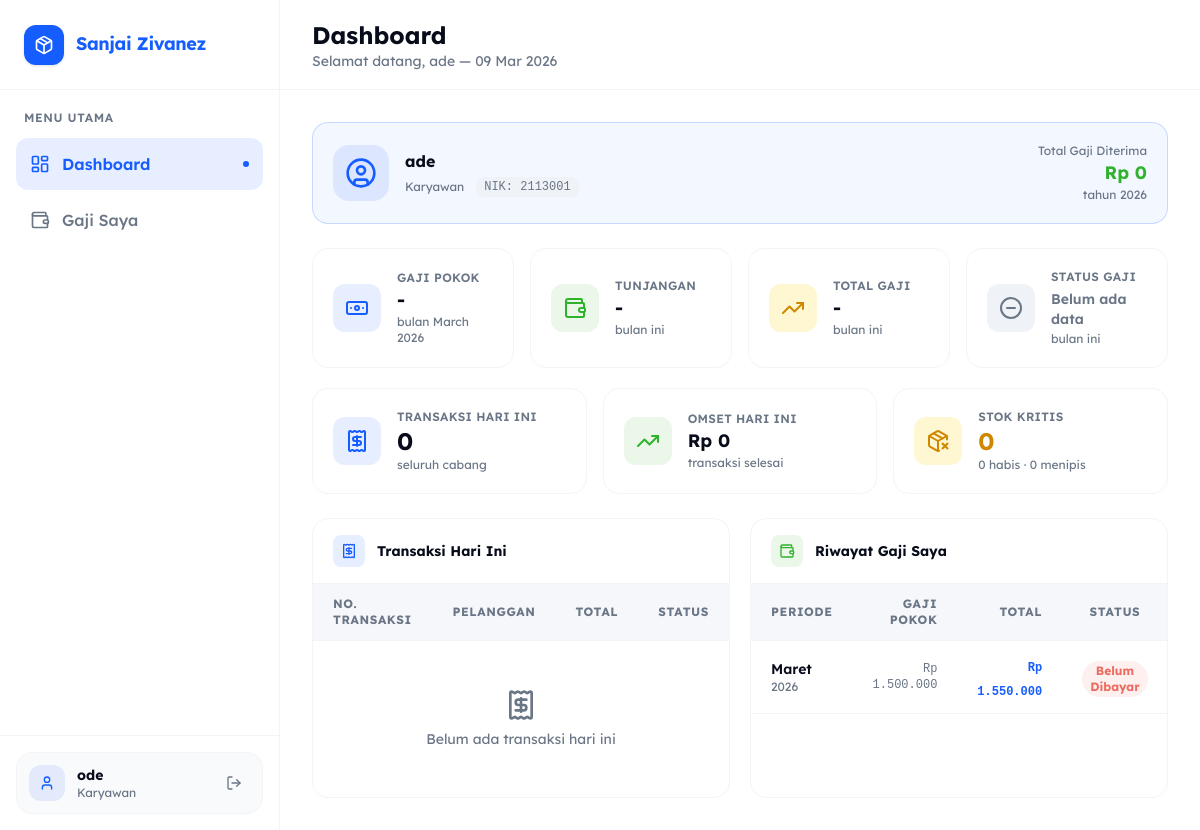
/Karyawan/dashboard.php (signed in), run on the app's committed database.
### tables this page shows
CREATE TABLE `users` (
  `id` int(11) NOT NULL,
  `username` varchar(50) NOT NULL,
  `nama_lengkap` varchar(100) DEFAULT NULL,
  `nik` varchar(20) DEFAULT NULL,
  `jabatan` varchar(100) DEFAULT NULL,
  `cabang_id` int(11) DEFAULT NULL,
  `password` varchar(50) NOT NULL,
  `role` enum('AdminP','AdminC','BG','Karyawan','Pemilik') NOT NULL,
  `created_at` timestamp NULL DEFAULT current_timestamp()
);

CREATE TABLE `penggajian` (
  `id` int(11) NOT NULL,
  `nama` varchar(100) NOT NULL,
  `nik` varchar(16) NOT NULL,
  `jabatan` varchar(100) NOT NULL,
  `jml_anggota` int(11) NOT NULL DEFAULT 1,
  `gaji_pokok` bigint(20) NOT NULL DEFAULT 0,
  `tunjangan` bigint(20) NOT NULL DEFAULT 0,
  `lembur` bigint(20) NOT NULL DEFAULT 0,
  `potongan` bigint(20) NOT NULL DEFAULT 0,
  `hari_tidak_hadir` int(11) NOT NULL DEFAULT 0,
  `total_gaji` bigint(20) NOT NULL DEFAULT 0,
  `bulan` enum('Januari','Februari','Maret','April','Mei','Juni','Juli','Agustus','September','Oktober','November','Desember') NOT NULL,
  `tahun` year(4) NOT NULL DEFAULT year(curdate()),
  `status` enum('Sudah Dibayar','Menunggu','Belum Dibayar') NOT NULL DEFAULT 'Belum Dibayar',
  `alamat` text DEFAULT NULL,
  `foto` varchar(255) DEFAULT NULL,
  `created_at` timestamp NULL DEFAULT current_timestamp(),
  `updated_at` timestamp NULL DEFAULT current_timestamp() ON UPDATE current_timestamp()
);

### Karyawan/dashboard.php (the view, shortened to what the rows shown need)
<?php
require_once __DIR__ . '/../config.php';
$userId = 0;
if (!empty($_SESSION['user_id']))             $userId = (int)$_SESSION['user_id'];
elseif (!empty($_SESSION['id']))              $userId = (int)$_SESSION['id'];
elseif (!empty($_SESSION['user']['id']))      $userId = (int)$_SESSION['user']['id'];
$userInfo = null;
if ($userId > 0) {
    $stmtUI = $conn->prepare("SELECT id, username, nama_lengkap, nik, jabatan FROM users WHERE id = ? LIMIT 1");
    $stmtUI->bind_param("i", $userId);
    $stmtUI->execute();
    $userInfo = $stmtUI->get_result()->fetch_assoc();
}
$nikUser     = $userInfo['nik']          ?? '';
$namaUser    = $userInfo['nama_lengkap'] ?? ($userInfo['username'] ?? 'Karyawan');
$jabatanUser = $userInfo['jabatan']      ?? '-';
$riwayatGaji = [];
if ($nikUser !== '') {
    $stmtRG = $conn->prepare("
        SELECT * FROM penggajian WHERE nik = ?
        ORDER BY tahun DESC,
                 FIELD(bulan,'Januari','Februari','Maret','April','Mei','Juni',
                             'Juli','Agustus','September','Oktober','November','Desember') DESC
        LIMIT 5
    ");
    $stmtRG->bind_param("s", $nikUser);
    $stmtRG->execute();
    $riwayatGaji = $stmtRG->get_result()->fetch_all(MYSQLI_ASSOC);
} else {
    $totalGajiTahunIni = 0;
}
function rupiah($n) { return 'Rp ' . number_format($n, 0, ',', '.'); }
?>
<!DOCTYPE html>
<html lang="id">
<head>
    <script src="https://cdn.jsdelivr.net/npm/@tailwindcss/browser@4"></script>
</head>
<body class="font-sans bg-white min-h-screen overflow-x-hidden text-foreground">
<?php include __DIR__ . '/../layout/sidebar.php'; ?>
<main class="flex-1 lg:ml-[280px] flex flex-col min-h-screen overflow-x-hidden relative">
    <div class="sticky top-0 z-30 flex items-center justify-between w-full h-[90px] shrink-0 border-b border-border bg-white/80 backdrop-blur-md px-5 md:px-8">
        <div class="flex items-center gap-4">
            <div>
                <h2 class="font-bold text-2xl">Dashboard</h2>
                <p class="hidden sm:block text-sm text-secondary">
                    Selamat datang, <?= htmlspecialchars($namaUser) ?> — <?= date('d M Y') ?>
                </p>
            </div>
        </div>
    </div>
    <div class="flex-1 p-5 md:p-8">
        <div class="flex items-center gap-4 p-5 rounded-2xl bg-primary/5 border border-primary/20 mb-6">
            <div class="flex-1 min-w-0">
                <p class="font-bold text-base"><?= htmlspecialchars($namaUser) ?></p>
                <div class="flex items-center gap-3 mt-1 flex-wrap">
                    <span class="text-xs text-secondary"><?= htmlspecialchars($jabatanUser) ?></span>
                    <?php if ($nikUser): ?>
                        <span class="text-xs bg-muted text-secondary px-2 py-0.5 rounded-lg font-mono">NIK: <?= htmlspecialchars($nikUser) ?></span>
                    <?php endif; ?>
                </div>
            </div>
        </div>
        <div class="grid grid-cols-1 lg:grid-cols-2 gap-5">
            <div class="bg-white rounded-2xl border border-border overflow-hidden">
                <div class="overflow-x-auto scrollbar-hide">
                    <table class="w-full min-w-[400px]">
                        <thead>
                            <tr class="border-b border-border bg-muted/60">
                                <th class="text-left px-5 py-3 text-xs font-bold text-secondary uppercase tracking-wider">No. Transaksi</th>
                                <th class="text-left px-5 py-3 text-xs font-bold text-secondary uppercase tracking-wider">Pelanggan</th>
                                <th class="text-right px-5 py-3 text-xs font-bold text-secondary uppercase tracking-wider">Total</th>
                                <th class="text-center px-5 py-3 text-xs font-bold text-secondary uppercase tracking-wider">Status</th>
                            </tr>
                        </thead>
                    </table>
                </div>
            </div>
            <div class="bg-white rounded-2xl border border-border overflow-hidden">
                <div class="overflow-x-auto scrollbar-hide">
                    <table class="w-full min-w-[380px]">
                        <thead>
                            <tr class="border-b border-border bg-muted/60">
                                <th class="text-left px-5 py-3 text-xs font-bold text-secondary uppercase tracking-wider">Periode</th>
                                <th class="text-right px-5 py-3 text-xs font-bold text-secondary uppercase tracking-wider">Gaji Pokok</th>
                                <th class="text-right px-5 py-3 text-xs font-bold text-secondary uppercase tracking-wider">Total</th>
                                <th class="text-center px-5 py-3 text-xs font-bold text-secondary uppercase tracking-wider">Status</th>
                            </tr>
                        </thead>
                        <tbody>
                            <?php if (empty($riwayatGaji)): ?>
                                <tr><td colspan="4">
                                    <div class="py-12 flex flex-col items-center gap-2 text-center">
                                        <i data-lucide="file-x" class="size-8 text-secondary"></i>
                                        <p class="text-sm text-secondary">Belum ada data penggajian</p>
                                        <?php if (!$nikUser): ?>
                                            <p class="text-xs text-secondary">NIK belum terdaftar di akun Anda</p>
                                        <?php endif; ?>
                                    </div>
                                </td></tr>
                            <?php else: ?>
                            <?php foreach ($riwayatGaji as $g): ?>
                            <tr class="row-hover border-b border-border transition-colors">
                                <td class="px-5 py-3">
                                    <p class="text-sm font-semibold"><?= htmlspecialchars($g['bulan']) ?></p>
                                    <p class="text-xs text-secondary"><?= htmlspecialchars($g['tahun']) ?></p>
                                </td>
                                <td class="px-5 py-3 text-right font-mono text-xs text-secondary"><?= rupiah($g['gaji_pokok']) ?></td>
                                <td class="px-5 py-3 text-right">
                                    <span class="font-bold text-primary font-mono text-xs"><?= rupiah($g['total_gaji']) ?></span>
                                </td>
                                <td class="px-5 py-3 text-center">
                                    <?php
                                    if ($g['status'] === 'Sudah Dibayar')  $gs = 'bg-success/10 text-success';
                                    elseif ($g['status'] === 'Menunggu')   $gs = 'bg-warning/20 text-yellow-700';
                                    else                                   $gs = 'bg-error/10 text-error';
                                    ?>
                                    <span class="inline-flex items-center px-2 py-0.5 rounded-full text-xs font-bold <?= $gs ?>">
                                        <?= htmlspecialchars($g['status']) ?>
                                    </span>
                                </td>
                            </tr>
                            <?php endforeach; ?>
                            <?php endif; ?>
                        </tbody>
                    </table>
                </div>
            </div>
        </div>
    </div>
</main>
</body>
</html>

### data on the page
users: nama_lengkap "ade", jabatan "Karyawan", nik "2113001"
penggajian: bulan "Maret", tahun "2026", gaji_pokok "Rp 1.500.000", total_gaji "Rp 1.550.000", status "Belum Dibayar"

### other printed values
$label "Dashboard Gaji Saya"
$_SESSION['username'] "ode"
$_SESSION['role'] "Karyawan"
rupiah($totalGajiTahunIni) "Rp 0"
$trxHariIni "0"
rupiah($omsetHariIni) "Rp 0"
$stokHabis + $stokMenipis "0"
$stokHabis "0"
$stokMenipis "0"
